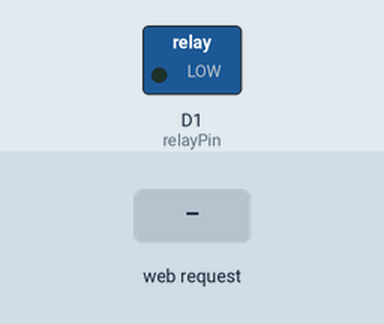
The sketch below on a simulated ESP8266 (NodeMCU). Parts: switched loads named in the sketch (green lamp = pin HIGH). Inputs (shaded band) come from the test bench. WiFi joins after 1.5 s; servers stay silent unless stated; what the sketch prints to the serial monitor is not drawn.

Above: at 2.7 s.
2.8 s: HTTP request GET /lampOn received
At 4.0 s:
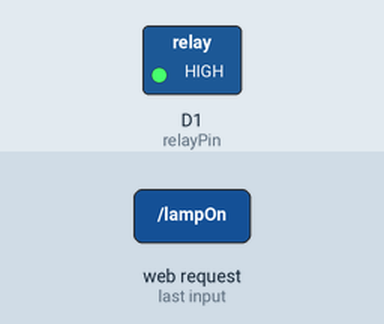
4.3 s: HTTP request GET /lampOff received
At 5.3 s:
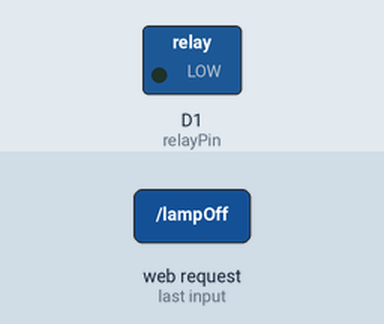
Timing chart, 0 to 7.3 s (numbered marks = the images above; inputs shaded):
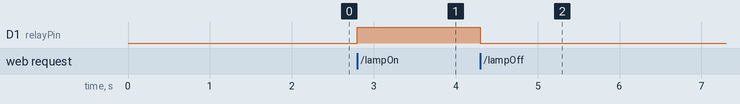

The sketch:

codeesp8266.ino
```cpp
#include <ESP8266WiFi.h>

const char* ssid = "Samsung_A53";        // Ganti dengan nama WiFi Anda
const char* password = "zikri.wahyuzi"; // Ganti dengan password WiFi Anda

WiFiServer server(80);  // Port untuk server HTTP

int relayPin = D1; // Relay terhubung ke pin D1 (GPIO 5)

void setup() {
  Serial.begin(115200);
  pinMode(relayPin, OUTPUT);
  digitalWrite(relayPin, LOW);  // Awalnya relay mati

  WiFi.begin(ssid, password);
  while (WiFi.status() != WL_CONNECTED) {
    delay(500);
    Serial.print(".");
  }
  Serial.println();
  Serial.println("WiFi berhasil tersambung!");
  Serial.print("IP Address: ");
  Serial.println(WiFi.localIP());

  server.begin();
}

void loop() {
  WiFiClient client = server.available();
  if (client) {
    String request = client.readStringUntil('\r');
    client.flush();

    if (request.indexOf("/lampOn") != -1) {
      digitalWrite(relayPin, HIGH);  // Hidupkan relay
    }
    if (request.indexOf("/lampOff") != -1) {
      digitalWrite(relayPin, LOW);  // Matikan relay
    }

    // Kirim respon HTTP ke client
    client.println("HTTP/1.1 200 OK");
    client.println("Content-Type: text/html");
    client.println();
    client.println("<h1>Relay is Controlled</h1>");
    client.println();
  }
}
```

Measured:
- after the input at 2.8 s, D1 (relayPin): LOW → HIGH at once
- after the input at 4.3 s, D1 (relayPin): HIGH → LOW at once
